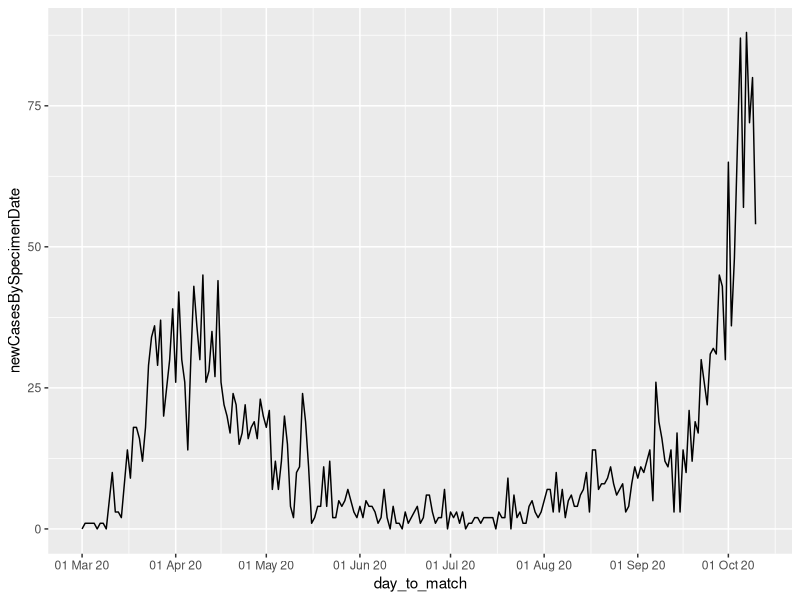
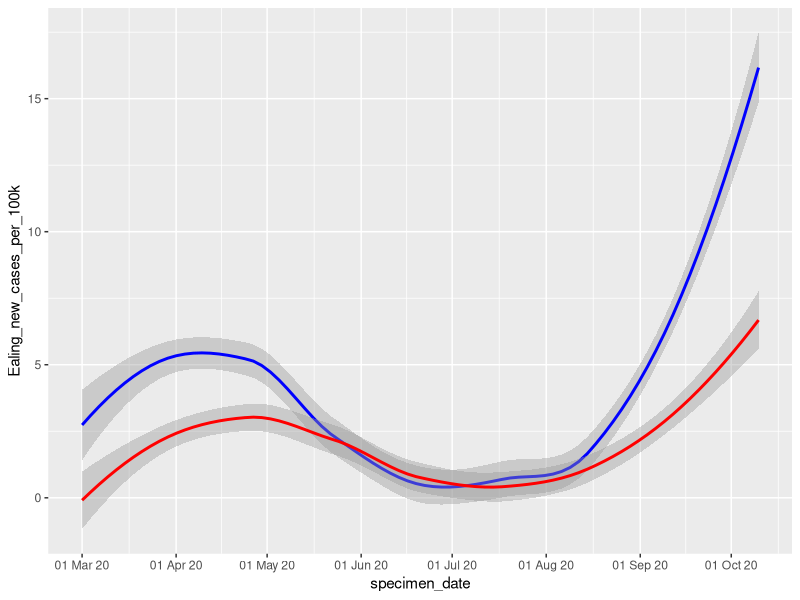

Source code (R) for these figures, in order:
## ---- chunk 1
library(tidyverse)
library(knitr)
## ---- chunk 2
#Create the vector of 25 numbers listed on the question paper
nums <- c(NA, 3, 4, 4, 5, 2, 4, NA, 6, 3, 5, 4, 0, 5, 7, 5, NA, 5, 2, 4, NA, 
          3, 3, 5, NA)
#Create a new vector of the same numbers, this time with missing values (NA 
#values) omitted
nums_new <- nums[!is.na(nums)]
#Check if all responses are strongly agree or strongly disagree
all(nums_new %>% is.element(c(1,7)))
## ---- chunk 3
#Return the positions in the vector of elements that are participants responding 
#somehow agree or stronger (5 or greater).
which(nums_new >= 5)
## ---- chunk 4
#Load the installed library "palmerpenguins"
library(palmerpenguins)
## ---- chunk 5
#Create a table to show species, island, bill length and body mass of the 10 
#Gentoo penguins with the highest body mass
gentoo_penguins <- penguins %>%
  #Only want the table to show species, island, bill length and body mass
  select(species, island, bill_length_mm, body_mass_g) %>%
  #Only display rows of Gentoo penguins
  filter(species == "Gentoo") %>%
  #Arrange the rows by body mass largest to smallest
  arrange(-body_mass_g) %>%
  #Take the first 10 values, i.e. the 10 Gentoo penguins with the largest body 
  #mass
  slice_head(n = 10)

#Display the table
knitr::kable(gentoo_penguins)
## ---- chunk 6
#Create a table of the average bill length per island ordered by average bill 
#length
island_bill_length <- penguins %>%
  #Only considering island and bill length
  select(island, bill_length_mm) %>%
  #Remove NA values to correctly summarise
  filter(!is.na(bill_length_mm)) %>%
  #Group rows by island
  group_by(island) %>%
  #Summarise the islands by the average bill length
  summarise(
    avg_bill_length_mm = mean(bill_length_mm)
  ) %>%
  #Arrange the table by highest to lowest average bill length
  arrange(-avg_bill_length_mm)

#Display the table
knitr::kable(island_bill_length)
## ---- chunk 7
#Create a table to show the maximum, median and minimum proportion between bill 
#length and bill depth by species
bill_ratios <- penguins %>%
  #Only considering species, bill length and bill depth
  select(species, bill_length_mm, bill_depth_mm) %>%
  #Remove any rows with NA values to correctly summarise
  filter(!is.na(bill_length_mm), !is.na(bill_depth_mm)) %>%
  #Calculate and create a column for the bill ratio of each penguin
  mutate(
    bill_ratio = bill_length_mm / bill_depth_mm
  ) %>%
  #Group rows by species
  group_by(species) %>%
  #Summarise each species with their minimum, median, and maximum bill ratios
  summarise(
    min_proportion = min(bill_ratio),
    median_proportion = median(bill_ratio),
    max_proportion = max(bill_ratio)
  )

#Display the table
knitr::kable(bill_ratios)
## ---- chunk 8
#Load the csv data to a variable
covid_data <- read_csv("covid19_cases_20200301_20201017.csv")
## ---- chunk 9
#Store this complete table that is being created into the variable
#named Ealing_complete_covid_data
Ealing_complete_covid_data <- covid_data %>%
  #Create complete table with a row for each day and area
  tidyr::complete(specimen_date, area_name) %>%
  #Arrange the table by area name (A-Z) and specimen date (oldest to newest)
  arrange(area_name, specimen_date) %>%
  #Group by area name to avoid the risk of filling NA values in a later step 
  #with values from a different area
  group_by(area_name) %>%
  #Fill NA values of new and cumulative cases with the value of the previous 
  #date for that area, if possible
  tidyr::fill(newCasesBySpecimenDate, cumCasesBySpecimenDate) %>%
  #Replace any remaining NA values with 0
  tidyr::replace_na(list(newCasesBySpecimenDate = 0, 
                         cumCasesBySpecimenDate = 0)
                    ) %>%
  #Subset the assigned area
  filter(area_name == "Ealing") %>%
  #Ungroup to drop area_name column
  ungroup() %>%
  #Drop area_name column
  select(-area_name)

#Display the first five rows
Ealing_complete_covid_data %>%
  slice_head(n = 5) %>%
  kable()
## ---- chunk 10
#Create a copy of Ealing_covid_data as a new variable
Ealing_day_before <- Ealing_complete_covid_data

#Store this table that is being created into the variable named 
#Ealing_covid_development
Ealing_covid_development <- Ealing_day_before %>%
  #Create new column reporting the day after the date reported in Specimen_date
  #column
  mutate(
    day_to_match = specimen_date + 1
  ) %>%
  #Drop the columns specimen_date and cumCasesBySpecimenDate
  select(-specimen_date, -cumCasesBySpecimenDate) %>%
  #Rename the newCasesBySpecimen date to newCases_day_before
  rename(newCases_day_before = newCasesBySpecimenDate) %>%
  #Join this table with Ealing_complete_covid_data where day_to_match is equal 
  #to specimen_date
  full_join(
    Ealing_complete_covid_data,
    by = c("day_to_match" = "specimen_date")
  ) %>%
  #Create new calculated column of new cases as a percentage of the number of 
  #cases of the previous day
  mutate(
    As_percentage_of_day_before = (
      newCasesBySpecimenDate/newCases_day_before
      )*100
  )

#Display the first five lines
Ealing_covid_development %>%
slice_head(n = 5)
## ---- chunk 11
#Replace "Inf" values in As_percentage_of_day_before with NaN
Ealing_covid_development$As_percentage_of_day_before[
  is.infinite(Ealing_covid_development$As_percentage_of_day_before)
  ] <- NaN

#Display the first 10 lines
Ealing_covid_development %>%
slice_head(n = 10) %>%
kable()
## ---- chunk 12
ggplot(Ealing_covid_development, 
       aes(x = day_to_match, y = newCasesBySpecimenDate)
       ) +
  geom_line() +
  scale_x_date(date_breaks = "1 month", date_labels = "%d %b %y")
## ---- chunk 13
#Load the csv data to a variable
lad_pop <- read_csv("lad19_population.csv")
## ---- chunk 14
#Join the local authority info with the covid_data
lad_covid <- lad_pop %>%
  full_join(
    covid_data,
    by = c("lad19_area_name" = "area_name")
  )
## ---- chunk 15
Ealing_covid_pop <- lad_covid %>%
  #Include only rows related to Ealing from lad_covid
  filter(lad19_area_name == "Ealing") %>%
  #Consider only the area_population and specimen_date column
  select(area_population, specimen_date) %>%
  #Join the area population details onto Ealing_covid_development from Q3.3
  full_join(
    Ealing_covid_development,
    by = c("specimen_date" = "day_to_match")
  ) %>%
  #Calculate new column reporting new daily cases per 100k
  mutate(
    new_cases_per_100k = (newCasesBySpecimenDate/area_population)*100000
  )
## ---- chunk 16
#First of all, I need the complete table containing a row for each day and area
complete_covid_data <- covid_data %>%
  #Create complete table with a row for each day and area
  tidyr::complete(specimen_date, area_name) %>%
  #Arrange the table by area name (A-Z) and specimen date (oldest to newest)
  arrange(area_name, specimen_date) %>%
  #Group by area name to avoid the risk of filling NA values in a later step 
  #with values from a different area
  group_by(area_name) %>%
  #Fill NA values of new and cumulative cases with the value of the previous 
  #date for that area, if possible
  tidyr::fill(newCasesBySpecimenDate, cumCasesBySpecimenDate) %>%
  #Replace any remaining NA values with 0
  tidyr::replace_na(list(newCasesBySpecimenDate = 0, 
                         cumCasesBySpecimenDate = 0)
                    )
## ---- chunk 17
Area_complete_covid_data <- function(area) {
  complete_covid_data %>%
  #Subset the assigned area
  filter(area_name == area) %>%
  #Ungroup to drop area_name column
  ungroup() %>%
  #Drop area_name column
  select(-area_name)
}
## ---- chunk 18
Area_covid_development <- function(area) {
  covid_dev <- Area_complete_covid_data(area) %>%
  #Create new column reporting the day after the date reported in Specimen_date
  #column
  mutate(
    day_to_match = specimen_date + 1
  ) %>%
  #Drop the columns specimen_date and cumCasesBySpecimenDate
  select(-specimen_date, -cumCasesBySpecimenDate) %>%
  #Rename the newCasesBySpecimen date to newCases_day_before
  rename(newCases_day_before = newCasesBySpecimenDate) %>%
  #Join this table with Ealing_complete_covid_data where day_to_match is equal 
  #to specimen_date
  full_join(
    Area_complete_covid_data(area),
    by = c("day_to_match" = "specimen_date")
  ) %>%
  #Create new calculated column of new cases as a percentage of the number of 
  #cases of the previous day
  mutate(
    As_percentage_of_day_before = (
      newCasesBySpecimenDate/newCases_day_before
      )*100
  )
  
  #Replace "Inf" values in covid_dev with NaN
  covid_dev$As_percentage_of_day_before[
  is.infinite(covid_dev$As_percentage_of_day_before)
  ] <- NaN
  
  covid_dev
}
## ---- chunk 19
Area_covid_pop <- function(area) {
  covid_pop <- lad_covid %>%
    #Include only rows related to the input area
    filter(lad19_area_name == area) %>%
    #Take only area_population and specimen_date
    select(area_population, specimen_date) %>%
    #Join the area population details onto Ealing_covid_development from Q3.3
    full_join(
      Area_covid_development(area),
      by = c("specimen_date" = "day_to_match")
    ) %>%
    mutate(
      new_cases_per_100k = (newCasesBySpecimenDate/area_population)*100000
    )
}

Powys_covid_pop <- Area_covid_pop("Powys")
## ---- chunk 20
Ealing_v_Powys <- Ealing_covid_pop %>%
  full_join(Area_covid_pop("Powys"),
            by = c("specimen_date" = "specimen_date")
  )
## ---- chunk 21
#Select specimen_date and the columns displaying new cases per 100,000 for each
#area.
Ealing_v_Powys_per_100k <- Ealing_v_Powys %>%
  select(specimen_date, new_cases_per_100k.x, new_cases_per_100k.y) %>%
  #Rename the columns to be clear what they represent
  rename(Ealing_new_cases_per_100k = new_cases_per_100k.x, 
         Powys_new_cases_per_100k = new_cases_per_100k.y
         )

#Plot both new case rates per 100,000 people per day on the same chart
Ealing_v_Powys_per_100k %>%
  ggplot(aes(x = specimen_date)) +
  geom_smooth(aes(y = Ealing_new_cases_per_100k), col = 'blue') +
  geom_smooth(aes(y = Powys_new_cases_per_100k), col = 'red') +
  scale_x_date(date_breaks = "1 month", date_labels = "%d %b %y")
